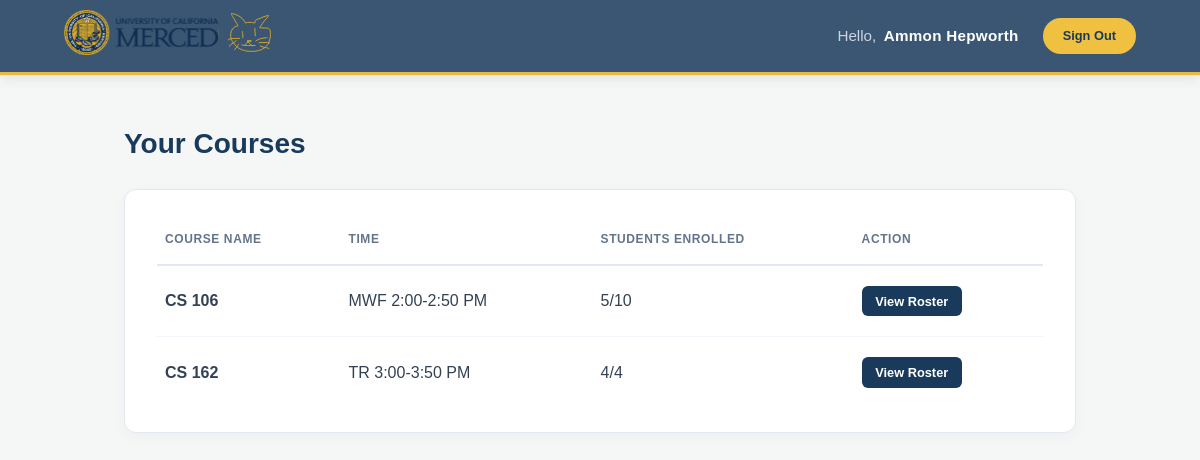
Before: /teacher (signed in) with the older database file.
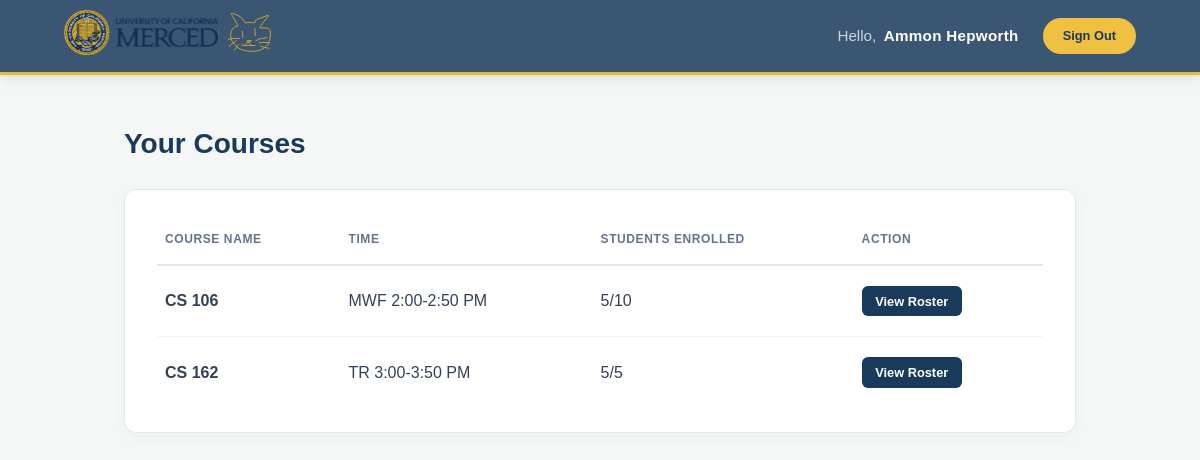
After: the same page with the newer database file.
### app.py (models this page shows, shortened)
class Course(db.Model):
    __tablename__ = 'courses'
    id = db.Column(db.Integer, primary_key=True)
    name = db.Column(db.String(100), nullable=False)
    teacher_id = db.Column(db.Integer, db.ForeignKey('users.id'), nullable=False)
    schedule = db.Column(db.String(100), nullable=False)
    capacity = db.Column(db.Integer, nullable=False, default=10)
    enrollments = db.relationship('Enrollment', backref='course', lazy=True, cascade='all, delete-orphan')
    @property
    def enrolled_count(self): return len(self.enrollments)

### app.py (the view)
@app.route('/teacher')
def teacher_dashboard():
    if session.get('role') != 'teacher':
        return redirect(url_for('login'))
    teacher = User.query.get(session['user_id'])
    return render_template('teacher.html', teacher=teacher)

### templates/teacher.html
{% extends "base.html" %}
{% block content %}
<h1>Your Courses</h1>
<div class="card">
  <table>
    <thead>
      <tr>
        <th>Course Name</th><th>Time</th><th>Students Enrolled</th><th>Action</th>
      </tr>
    </thead>
    <tbody>
      {% for course in teacher.taught_courses %}
      <tr>
        <td><strong>{{ course.name }}</strong></td>
        <td>{{ course.schedule }}</td>
        <td>{{ course.enrolled_count }}/{{ course.capacity }}</td>
        <td>
          <a class="btn btn-primary btn-sm" href="{{ url_for('course_roster', course_id=course.id) }}">
            View Roster
          </a>
        </td>
      </tr>
      {% else %}
      <tr><td colspan="4" style="color:#888;text-align:center;padding:1.5rem">No courses assigned.</td></tr>
      {% endfor %}
    </tbody>
  </table>
</div>
{% endblock %}

Changed rows visible on the page:
changed Course "CS 162": enrolled_count "4" → "5"; capacity "4" → "5"
